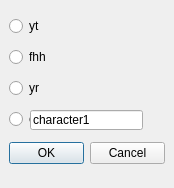
<?xml version="1.0" encoding="UTF-8"?>
<ui version="4.0">
 <class>DialogChooseNew</class>
 <widget class="QDialog" name="DialogChooseNew">
  <property name="geometry">
   <rect>
    <x>0</x>
    <y>0</y>
    <width>174</width>
    <height>188</height>
   </rect>
  </property>
  <property name="windowTitle">
   <string>Dialog</string>
  </property>
  <widget class="QRadioButton" name="radioButton">
   <property name="geometry">
    <rect>
     <x>9</x>
     <y>18</y>
     <width>35</width>
     <height>16</height>
    </rect>
   </property>
   <property name="text">
    <string>yt</string>
   </property>
  </widget>
  <widget class="QRadioButton" name="radioButton2">
   <property name="geometry">
    <rect>
     <x>9</x>
     <y>49</y>
     <width>41</width>
     <height>16</height>
    </rect>
   </property>
   <property name="text">
    <string>fhh</string>
   </property>
  </widget>
  <widget class="QRadioButton" name="radioButton3">
   <property name="geometry">
    <rect>
     <x>9</x>
     <y>80</y>
     <width>35</width>
     <height>16</height>
    </rect>
   </property>
   <property name="text">
    <string>yr</string>
   </property>
  </widget>
  <widget class="QRadioButton" name="radioButton4">
   <property name="geometry">
    <rect>
     <x>9</x>
     <y>111</y>
     <width>77</width>
     <height>16</height>
    </rect>
   </property>
   <property name="text">
    <string>character</string>
   </property>
  </widget>
  <widget class="QDialogButtonBox" name="buttonBox">
   <property name="geometry">
    <rect>
     <x>9</x>
     <y>142</y>
     <width>156</width>
     <height>23</height>
    </rect>
   </property>
   <property name="orientation">
    <enum>Qt::Horizontal</enum>
   </property>
   <property name="standardButtons">
    <set>QDialogButtonBox::Cancel|QDialogButtonBox::Ok</set>
   </property>
  </widget>
  <widget class="QLineEdit" name="lineEdit">
   <property name="geometry">
    <rect>
     <x>30</x>
     <y>110</y>
     <width>113</width>
     <height>20</height>
    </rect>
   </property>
   <property name="text">
    <string>character1</string>
   </property>
  </widget>
 </widget>
 <resources/>
 <connections>
  <connection>
   <sender>buttonBox</sender>
   <signal>accepted()</signal>
   <receiver>DialogChooseNew</receiver>
   <slot>accept()</slot>
   <hints>
    <hint type="sourcelabel">
     <x>248</x>
     <y>254</y>
    </hint>
    <hint type="destinationlabel">
     <x>157</x>
     <y>274</y>
    </hint>
   </hints>
  </connection>
  <connection>
   <sender>buttonBox</sender>
   <signal>rejected()</signal>
   <receiver>DialogChooseNew</receiver>
   <slot>reject()</slot>
   <hints>
    <hint type="sourcelabel">
     <x>316</x>
     <y>260</y>
    </hint>
    <hint type="destinationlabel">
     <x>286</x>
     <y>274</y>
    </hint>
   </hints>
  </connection>
 </connections>
</ui>
